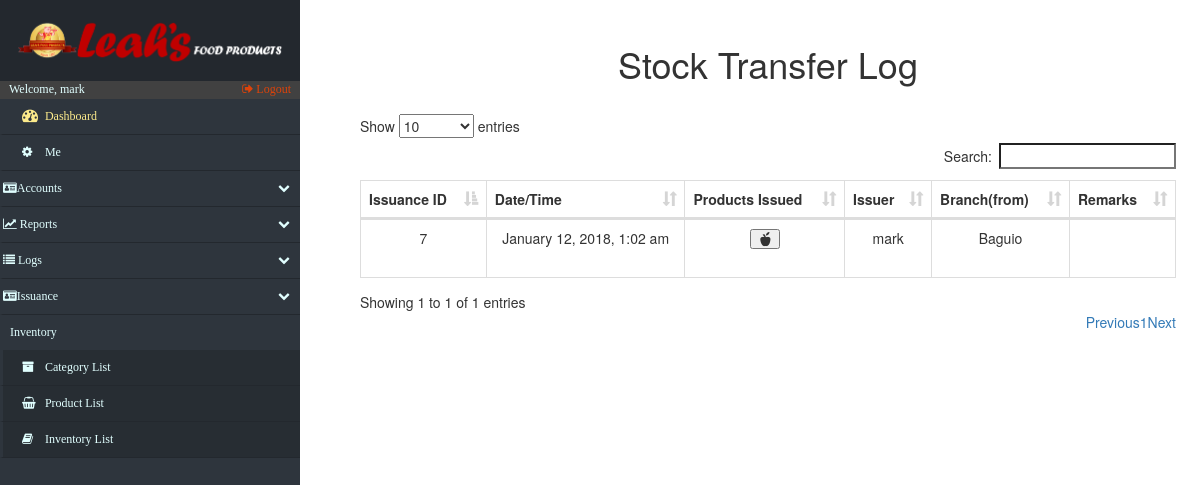
The app's page /log_STransfer.php (signed in), older data.
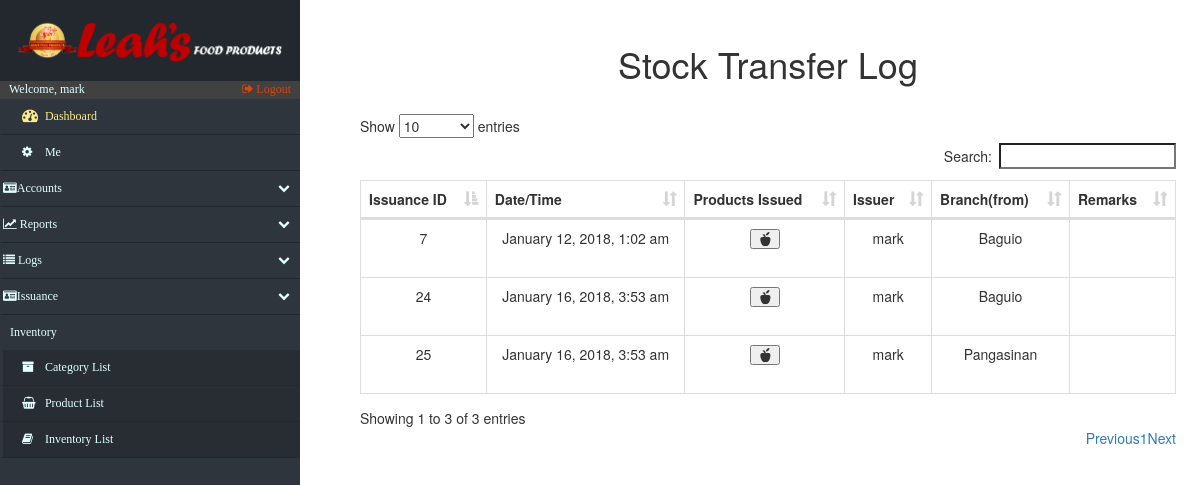
The same page, newer data.
### tables this page shows
CREATE TABLE IF NOT EXISTS `issuance_list` (
  `issue_id` int(15) NOT NULL,
  `prod_qty` int(15) NOT NULL,
  `prod_price` int(15) NOT NULL,
  `branch` varchar(20) NOT NULL,
  `prod_id` int(15) NOT NULL,
  `prod_remarks` varchar(200) DEFAULT NULL,
  `client_id` int(15) DEFAULT NULL,
  KEY `FK_issuancelist_productlist_idx` (`prod_id`),
  KEY `issue_id_idx` (`issue_id`)
);

CREATE TABLE IF NOT EXISTS `issuance` (
  `issue_id` int(15) NOT NULL AUTO_INCREMENT,
  `issue_date_time` varchar(50) NOT NULL,
  `issue_account` varchar(50) DEFAULT NULL,
  `issue_type` varchar(45) NOT NULL,
  `remarks` varchar(45) DEFAULT NULL,
  `other_clients` varchar(45) DEFAULT NULL,
  `penthouse_clients` varchar(45) DEFAULT NULL,
  `client_id` int(15) DEFAULT NULL,
  `merch_id` int(15) DEFAULT NULL,
  PRIMARY KEY (`issue_id`)
);

### log_STransfer.php (the view, shortened to what the changed rows need)
<!DOCTYPE html>
<html lang="en">
<head>
    <?php include('fragments/config.php') ?>
    <link rel="stylesheet" href="https://maxcdn.bootstrapcdn.com/bootstrap/3.3.7/css/bootstrap.min.css">
    <link href="src/css/datatables.css" rel="stylesheet">
    <link href="//maxcdn.bootstrapcdn.com/font-awesome/4.2.0/css/font-awesome.min.css" rel="stylesheet">
    <link href="src/css/sidebar.css" rel="stylesheet">
    <link href="src/css/custom.css" rel="stylesheet">
</head>
<body>
    <div id="page-content-wrapper">
        <div class="containers">
            <table class="table table-striped table-bordered">
                <h1 align="center">Stock Transfer Log</h1>
            </table>
            <?php
                            $retrieve = ("SELECT * FROM issuance INNER JOIN issuance_list ON issuance.issue_id = issuance_list.issue_id where issue_type = 4");
                            $results = mysqli_query($db, $retrieve);
                        ?>
                <table id="datatables" class="table table-hover table-bordered dataTable" cellspacing="0" width="100%" role="grid" aria-describedby="myTable_info" style="width: 100%;">
                    <thead>
                        <tr>
                            <th>Issuance ID</th>
                            <th>Date/Time</th>
                            <th>Products Issued</th>
                            <th>Issuer</th>
                            <th>Branch(from)</th>
                            <th>Remarks</th>
                        </tr>
                    </thead>
                    <tbody>
                        <?php
                            foreach ($results as $data):
                        ?>
                            <tr>
                                <td data-title="Issuance ID">
                                    <?php
                                    $IsID =  $data["issue_id"];
                                    echo $IsID;
                                    ?>
                                </td>
                                <td data-title="Date/Time">
                                    <?php echo $data["issue_date_time"]; ?>
                                </td>
                                <td data-title="Products Issued">
                                        <table class="table table-striped table-bordered">
                                            <button type="button" class="glyphicon glyphicon-apple" data-toggle="modal" aria-hidden="true" data-target="#<?php echo $IsID ?>"></button>
                                        </table>
                                </td>
                                <td  data-title="Issuer">
                                    <?php
                                        $passBranch = $data["issue_account"];
                                        echo $passBranch;
                                    ?>
                                </td>
                                <td data-title="Branch">
                                    <?php
                                        $passBranch = $data["branch"];
                                        echo $passBranch;
                                    ?>
                                </td>
                                <td data-title="Remarks">
                                </td>
                            </tr>
                <?php
                    endforeach;
                ?>
                    </tbody>
                </table>
        </div>
    </div>
</body>
</html>

Row changes from the older to the newer data that the page shows:
added issuance_list: issue "24", issue.issue_date_time "January 16, 2018, 3:53 am", issue.issue_account "mark", branch "Baguio"
added issuance_list: issue "25", issue.issue_date_time "January 16, 2018, 3:53 am", issue.issue_account "mark", branch "Pangasinan"
Text that changed along with them:
text written by a page script: "Show entries Search: Showing 1 to 1 of 1 entries Previous 1 Next" → "Show entries Search: Showing 1 to 3 of 3 entries Previous 1 Next"
